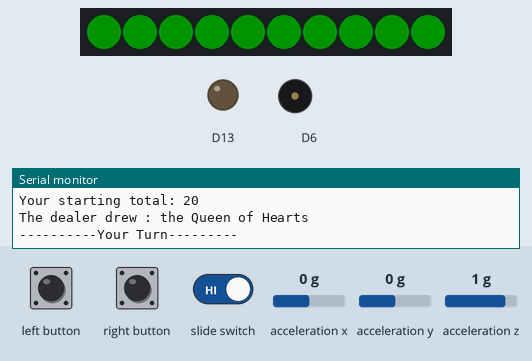
Simulated run of this sketch. Board: Adafruit Circuit Playground Express. Shown: 10 RGB LEDs in strip order, left to right, output pins drawn as LEDs (lit = HIGH), buzzer (waves = sounding), the last lines printed to the serial monitor. The test bench sets the inputs (shaded band); at power-on: acceleration x 0 g, acceleration y 0 g, acceleration z 1 g. Dim RGB values are drawn brighter than linear; random numbers use the default seed unless the sketch sets one.

Above: at 3.2 s.
3.3 s: right button pressed for 0.15 s
At 4.2 s:
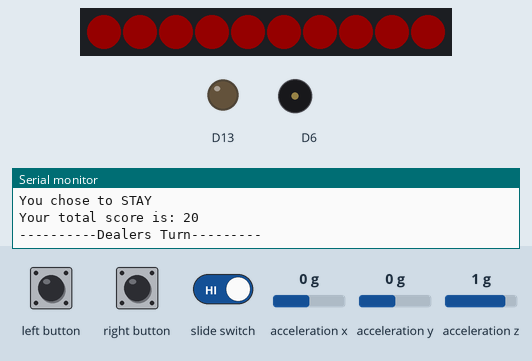
6.4 s: slide switch set LOW
9.4 s: slide switch set HIGH
At 10.2 s:
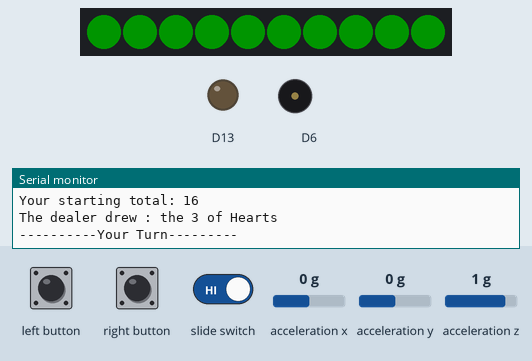
10.9 s: left button pressed for 0.15 s
12.5 s: left button pressed for 1 s
At 14.9 s:
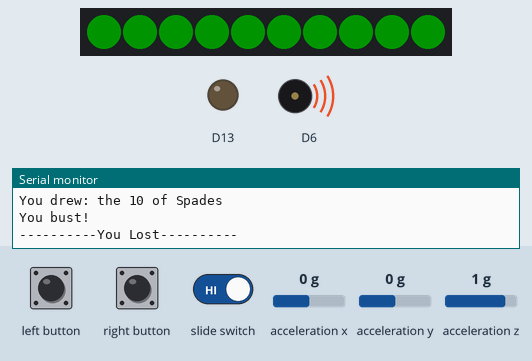
16.5 s: right button pressed for 1 s
At 18.0 s:
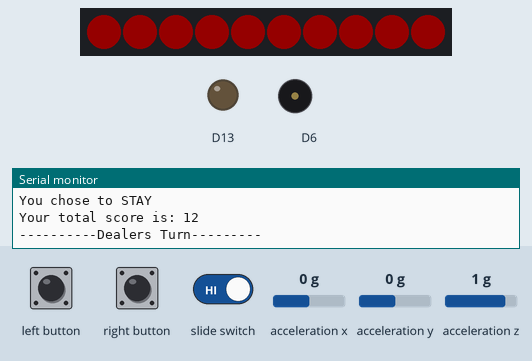
Timing chart, 0 to 19.5 s (numbered marks = the images above; inputs shaded):
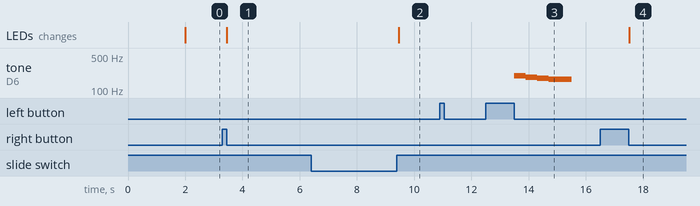

The sketch:

BlackJack.ino
```cpp
// Library that allows us to use Arduino hardware features
#include <Adafruit_CircuitPlayground.h>

// Pin assignments for switches and buttons
const int switchPin =7;
const int LeftButton = 4;
const int RightButton = 5;

// Creating flags for inputs
volatile bool leftButtonFlag = false;
volatile bool rightButtonFlag = false;
volatile bool switchFlag = false;

// These are arrays representing the card data.
// Suits represents the suits of the cards
String suits[] = {"Hearts", "Diamonds", "Clubs", "Spades"};
// faceVals has all the names of the faces of the cards
String faceVals[] = {"Ace", "2", "3", "4", "5", "6", "7", "8", "9", "10", "Jack", "Queen", "King"};
// cardVals holds all of the actual values of each of the cards
int cardVals[] = {11, 2, 3, 4, 5, 6, 7, 8, 9, 10, 10, 10, 10};

// These are my game variables
// This represents if I am starting the game or not, if so, then I deal 2 cards to each player
bool gameStart = true;

// accountBalance holds the balance of the player's account
int accountBalance = 100;

// These hold the total values of all of their cards combined
int playerTotal = 0;
int dealerTotal = 0;

// This is the dealer's first and second card, which the second card is revealed after the player's turn is over, so it must be a global variable to be accessed in multiple functions easily.
int dealerFirstCard;
int dealerSecondCard;

// This variable is true when we want to display the card that is drawn by the dealer to the user, and false when it should not be shown to the user
bool display = true;

// This variable stores the bet for the round
int bet;

// Accelerometer values
float X, Y, Z;

// Inturrupt Handlers
void handleSwitchChange(){
  switchFlag = true;
}

void handleButtonChangeRight(){
  rightButtonFlag = true;
}

void handleButtonChangeLeft(){
  leftButtonFlag = true;
}


void setup() {
  Serial.begin(9600);
  CircuitPlayground.begin();
  // Part of the example code that configures how the LIS3DH accelerometer measures acceleration in the range of: ±8G, meaning up to 8 times the force of gravity
  CircuitPlayground.setAccelRange(LIS3DH_RANGE_8_G);

  pinMode(switchPin, INPUT_PULLUP);  // Switch pin with pullup enabled, meaning it assumes HIGH when off and LOW when on
  pinMode(LeftButton, INPUT_PULLDOWN); // Left button, pulldown enabled, meaning it assumes the button is LOW when off and HIGH when on
  pinMode(RightButton, INPUT_PULLDOWN); // Right button, pulldown enabled

  // Set up ISRs
  attachInterrupt(digitalPinToInterrupt(switchPin), handleSwitchChange, CHANGE);
  attachInterrupt(digitalPinToInterrupt(LeftButton), handleButtonChangeLeft, FALLING);
  attachInterrupt(digitalPinToInterrupt(RightButton), handleButtonChangeRight, FALLING);

  // Arduino's random function starts at the same spot no matter what, unless you change its starting position, also known as a seed
  // Here we are capturing the motion in all directions and then turning them into huge numbers so even the smallest movements get recorded
  // The random seed starts the random function at a place decided by the movement, so the board is truly random
  // You can use anything as you see, such as an analog read or a sound read, but I chose to use motion
  // I used a Stack Overflow post title: "Getting a truly random number in Arduino" to help me construct this code
  // link: https://arduino.stackexchange.com/questions/50671/getting-a-truly-random-number-in-arduino
  int seed = (int)(CircuitPlayground.motionX() * 1000 + CircuitPlayground.motionY() * 1000 + CircuitPlayground.motionZ() * 1000);
  randomSeed(seed);

  delay(2000);
}

void loop() {

  // Set bet equal to ten at the start of each round
  bet = 10;

  // Set the pixel to green, indicating it is the player's turn
  for(int i=0; i<10; i++){
    CircuitPlayground.setPixelColor(i, 0, 255, 0);
    }

  // Accelerometer, Shake Detection EXAMPLE: Circuit Playground D6 Dice by Carter Nelson
  //link: https://learn.adafruit.com/circuit-playground-d6-dice/shake-detect?gclid=CjwKCAiArY2fBhB9EiwAWqHK6ts2wIQm7kM5q3cekZq4pULfZ_c18fXmvtRhs3Ov0_reOrdmoGRfDhoCLAgQAvD_BwE
  X = 0;
  Y = 0;
  Z = 0;
  for (int i=0; i<10; i++) {
    // Get the motion
    X += CircuitPlayground.motionX();
    Y += CircuitPlayground.motionY();
    Z += CircuitPlayground.motionZ();
    delay(1);
  }
  X /= 10;
  Y /= 10;
  Z /= 10;

  // If the user has no money left, they have to leave the table
  if (accountBalance <= 0) {
    Serial.println("\n----------YOU HAVE NO MONEY LEFT---------\n");
    loseJingle();
    delay(50000000); // Puase until they quit the program
  }


  // If it is the beginning of the game, run the FirstCards function to give both the dealer and the user their first hands
  if (gameStart){
    FirstCards();
    gameStart = false;
  }

  // This is for if the user wants to double, which can only happen if their total is 9,10, or 11 based on their first hand
  if (X<-30 && (playerTotal == 9 || playerTotal == 10 || playerTotal == 11)){
    Serial.println("You chose to DOUBLE");
    // double the initial 10-dollar bet
    bet += 10;
    Serial.print("Bet: ");
    Serial.println(bet);

    // then hit the player one more time
    Serial.print("You drew: ");
    playerHit();
    dealerTurn(); // stright to dealer turn

  }

  // If the user decides to HIT
  if (leftButtonFlag){
    Serial.println("\nYou chose to HIT");
    Serial.print("You drew: ");
    playerHit();
    leftButtonFlag = false; // reset the left button flag back to false
  }

  // if the user decides to stay
  if (rightButtonFlag){
    Serial.println("\nYou chose to STAY");
    // tell the user their score
    Serial.print("Your total score is: ");
    Serial.println(playerTotal);
    rightButtonFlag = false; // reset the right button flag back to false
    dealerTurn(); // run the dealer turn function
  }


  // If the switch is flicked,
  if (switchFlag){
    Serial.print("\nYou left the table with: $");
    Serial.print(accountBalance);
    Serial.println("");
    // Set LEDs to blue to show the user has left the table.
    for(int i=0; i<10; i++){
      CircuitPlayground.setPixelColor(i, 0, 0, 255);
    }

    // Wait until the user joins back into the table by flicking the switch
    while(digitalRead(switchPin) == LOW){
      delay(10); // WAIT
    }
    gameStart = true; // Restart the game and deal out cards
    switchFlag = false; // reset the flag
  }
}

void dealerTurn(){
  // Set the pixils to RED, indicating that it is the dealer's turn
  for(int i=0; i<10; i++){
    CircuitPlayground.setPixelColor(i, 255, 0, 0);
    }
  Serial.println("\n----------Dealers Turn---------\n");
  delay(3000);
  Serial.print("The dealers second card was ");
  Serial.println(dealerSecondCard);
  Serial.print("So their total is: ");
  Serial.println(dealerTotal);

  // Dealer continues to hit until they are over 17
  while (dealerTotal < 17){
    Serial.println("\nDealer must draw again because they are less than 17");
    Serial.print("Dealer drew ");
    // Make the dealer draw another card and add to the total score
    int dealerVal = drawCard();
    dealerTotal += dealerVal;
    delay(3000);

    // If the dealer draws an Ace and it causes them to bust it resets it to a one
    if (dealerVal > 11 && dealerTotal > 21){
      // Use Ace as a one
      dealerTotal -= 10;
    }
  }

  Serial.print("\nDealer score right now is: ");
  Serial.println(dealerTotal);

  // If the dealer's score is less than the player's score, then they lose
  if (dealerTotal < playerTotal ){
    delay(3000);
    Serial.println("\n----------You Win----------\n");
    winJingle(); // play win jingle
    accountBalance += bet; // Add the bet to the balance
    Serial.print("Account Balance: $");
    Serial.println(accountBalance);
    gameStart = true; // restart game
  }

  // If the dealer busts, they lose
  else if (dealerTotal > 21){
    Serial.println("\nDealer bust!");
    delay(3000);
    Serial.println("\n----------You Win----------\n");
    winJingle();
    accountBalance += bet;
    Serial.print("Account Balance: $");
    Serial.println(accountBalance);
    gameStart = true;
  }

  // In the event of a tie dont nobody loses money, so the game is now reset
  else if (dealerTotal == playerTotal){
    delay(3000);
    Serial.println("\n----------TIE----------\n");
    Serial.print("Account Balance: $");
    Serial.println(accountBalance);
    gameStart = true;
  }
  // If the dealer's score is higher than the player's score, then they win and the player loses
  else{
    delay(3000);
    Serial.println("\n----------You Lost----------\n");
    loseJingle();
    accountBalance -= bet;
    Serial.print("Account Balance: $");
    Serial.println(accountBalance);
    gameStart = true;
  }
}

// Function for if the player decides to hit based on their hand
void playerHit(){
  int val = drawCard(); // val is the valye retured by the functiond drawCard() with is tghe value of a random card
  playerTotal += val; // add val to the user total because they decided to hit

  // If the user drew an Ace and it causes them to bust, turn it into a one
  if (val == 11){
    if (playerTotal > 21){
      // Turn the ace into a one when it causes the user to bust
      playerTotal -= 10;
    }
    Serial.print("\nYour total score is: ");
    Serial.println(playerTotal);
  }

  else if (playerTotal > 21){ // if you bust
    Serial.println("\nYou bust!");
    Serial.println("\n----------You Lost----------\n");
    loseJingle();
    accountBalance -= bet;
    Serial.print("Account Balance: $");
    Serial.println(accountBalance);
    gameStart = true;
  }

  // if the player does not bust, print their total score
  else{
    Serial.print("\nYour total score is: ");
    Serial.println(playerTotal);
  }

}

int drawCard(){
  // display is the variable that signifies whether or not we want to print the value of the card out to the user
  if (display){
    // a random suit and card value
    int randomSuit = random(0, 4);
    int randomVal = random(0, 13);

    // print that inforamtion
    Serial.print("the ");
    Serial.print(faceVals[randomVal]);
    Serial.print(" of ");
    Serial.print(suits[randomSuit]);

    // return the value of the cards using the index of the randomVal, as it is the same as the card value
    return cardVals[randomVal];
  }
  // Do the same as above, but do not print anything out
  else{
    int randomSuit = random(0, 4);
    int randomVal = random(0, 13);
    return cardVals[randomVal];
  }

}

void FirstCards(){

  // Welcome text
  Serial.println(" -----------------------------");
  Serial.println(" |                           |");
  Serial.println(" |   Welcome to Black Jack   |");
  Serial.println(" |                           |");
  Serial.println(" -----------------------------");
  Serial.println("\nLets start by giving you your fist hand!\n");


  // First, we want to tell the user which 2 cards they drew.
  Serial.print("You drew : ");
  int playerFirstCard = drawCard(); // run the draw card function to get their first card
  Serial.print(" and ");
  int playerSecondCard = drawCard(); // run the draw card function to get their second card

  // Get the player's total by adding together the player's first and second card values
  playerTotal = playerFirstCard + playerSecondCard;

  // Print to the user what their starting total is
  Serial.print("\nYour starting total: ");
  Serial.println(playerTotal);


  // CNow we want to tell the user what the dealer's first card is, but not the second
  Serial.print("\nThe dealer drew : ");
  dealerFirstCard = drawCard();

  // When we set display equal to false in the drawCard() function, we still get another card, but we do not print the values of that card
  display = false;
  dealerSecondCard = drawCard();
  display = true; // set back equal to true so that way if the user draws more cards it prints what they are.

  //Calculate the total score of the dealer
  dealerTotal = dealerFirstCard + dealerSecondCard;

  // Tell the user it is now their turn to decide what they want to do
  Serial.println("\n----------Your Turn---------");
  }

// This is a function that plays the happy jingle when the user wins a round
  void winJingle(){
    CircuitPlayground.playTone(262, 150);// C4
    CircuitPlayground.playTone(330, 150);// E4
    CircuitPlayground.playTone(392, 150);// G4
    CircuitPlayground.playTone(523, 300);// C5
  }

// This is a function that plays the sad jingle when the user loses a round
  void loseJingle() {
    CircuitPlayground.playTone(196, 400);// G3
    CircuitPlayground.playTone(185, 400);// F#3
    CircuitPlayground.playTone(174, 400);// F3
    CircuitPlayground.playTone(165, 800);// E3
}
```

Measured:
- after the input at 3.3 s, the LEDs: change after 0.15 s (image 1)
- after the input at 12.5 s, tone on D6: plays 196 Hz for 0.40 s, 185 Hz for 0.40 s, 174 Hz for 0.40 s, 165 Hz for 0.80 s, starting after 1.0 s
- after the input at 16.5 s, the LEDs: change after 1.0 s (image 4)
